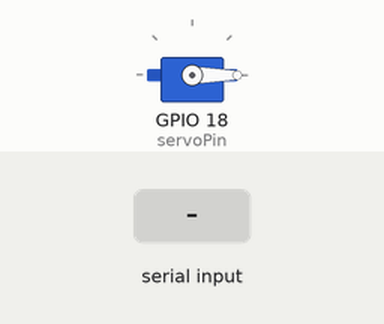
This sketch was run on a simulated ESP32. Shown: servo. The inputs (shaded band) are chosen by the test bench.

Above: at 1.2 s.
1.3 s: "1" received over Serial
At 2.3 s:
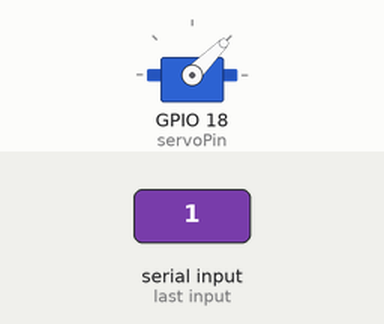
2.8 s: "2" received over Serial
At 3.4 s:
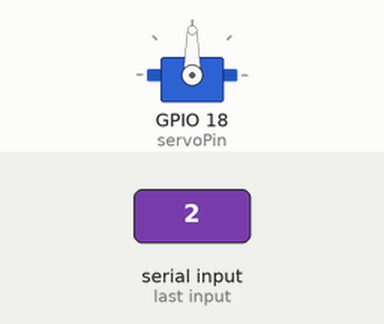
4.3 s: "3" received over Serial
At 4.6 s:
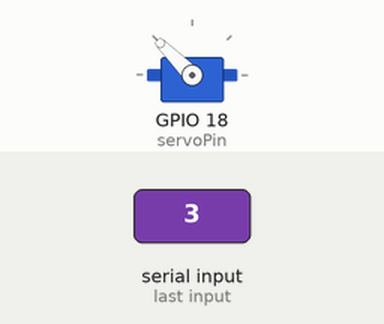
5.8 s: "4" received over Serial
At 6.9 s:
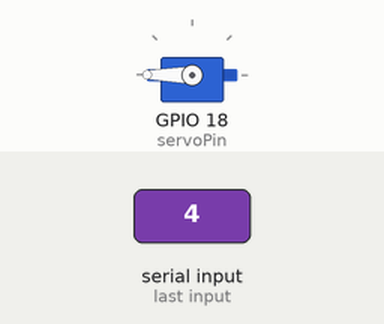
7.3 s: "0" received over Serial
At 8.0 s:
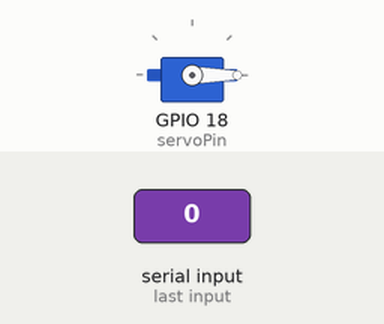
Timing chart, 0 to 9.8 s (numbered marks = the images above; inputs shaded):
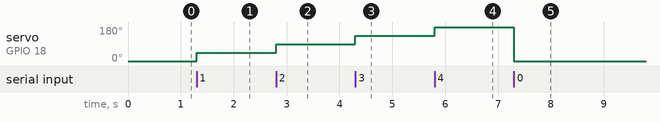

Measured:
- after the input at 1.3 s, servo on GPIO 18 (servoPin): 0° → 45° at once
- after the input at 2.8 s, servo on GPIO 18 (servoPin): 45° → 90° at once
- after the input at 4.3 s, servo on GPIO 18 (servoPin): 90° → 135° at once
- after the input at 5.8 s, servo on GPIO 18 (servoPin): 135° → 180° at once
- after the input at 7.3 s, servo on GPIO 18 (servoPin): 180° → 0° at once

The sketch:

servo_count.ino
```cpp
#include <ESP32Servo.h>

Servo myServo;
int servoPin = 18;

void setup() {
  Serial.begin(9600);
  myServo.attach(servoPin);
  myServo.write(0);   // Default
}

void loop() {
  if (Serial.available()) {
    char c = Serial.read();

    if (c == '0') myServo.write(0);
    if (c == '1') myServo.write(45);
    if (c == '2') myServo.write(90);
    if (c == '3') myServo.write(135);
    if (c == '4') myServo.write(180);
  }
}
```
